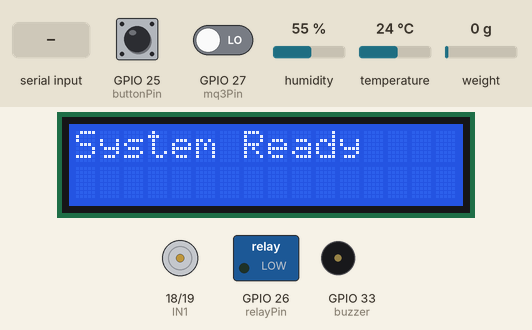
This sketch was run on a simulated ESP32. Shown: 16×2 character LCD, motor-driver pin pairs drawn as motors (green arrow = first pin HIGH = forward, orange = second pin HIGH = backward, longer = more drive), switched loads named in the sketch (green lamp = pin HIGH), buzzer (waves = sounding, pin HIGH). The test bench sets the inputs (shaded band); at power-on: GPIO 25 (buttonPin) HIGH, GPIO 27 (mq3Pin) LOW, humidity 55 %, temperature 24 °C, weight on the scale 0 g. What the sketch prints to the serial monitor is not drawn.

Above: at 4.1 s.
7.3 s: GPIO 25 (buttonPin) pulled LOW for 0.15 s
At 8.5 s:
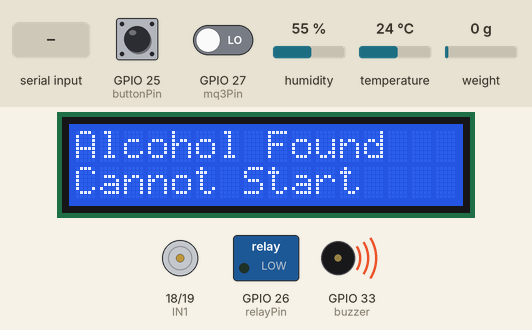
10.4 s: "DROWSY\n" received over Serial
At 13.3 s:
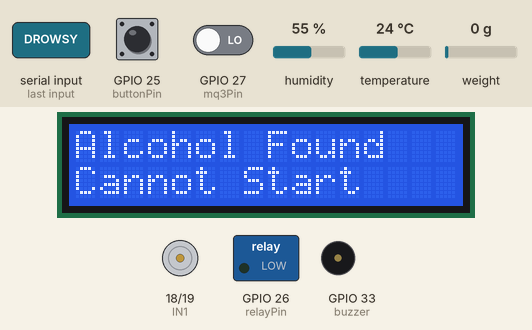
13.4 s: "SAFE\n" received over Serial
At 14.0 s:
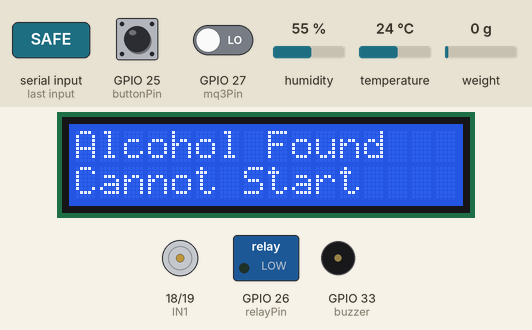
14.9 s: GPIO 25 (buttonPin) pulled LOW for 1 s
At 15.4 s:
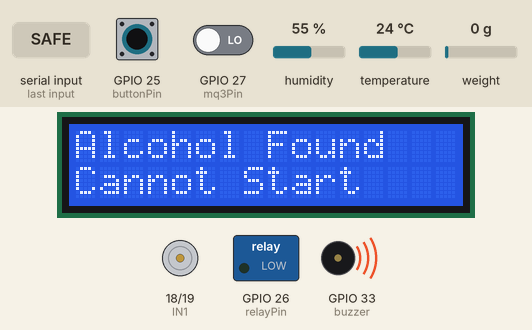
18.6 s: GPIO 25 (buttonPin) driven LOW and GPIO 27 (mq3Pin) driven HIGH
At 21.3 s:
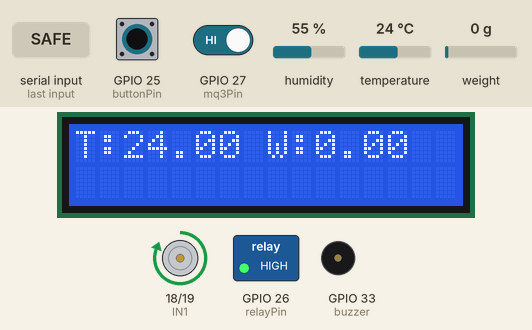
21.6 s: "DROWSY\n" received over Serial
At 23.1 s:
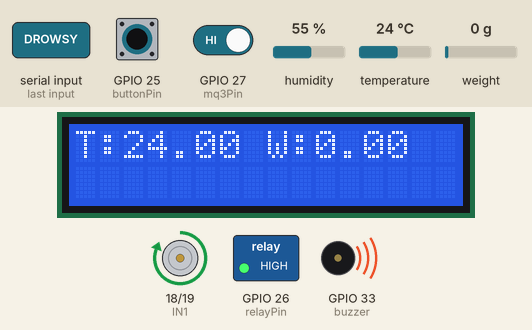
Timing chart, 0 to 25.6 s (numbered marks = the images above; inputs shaded):
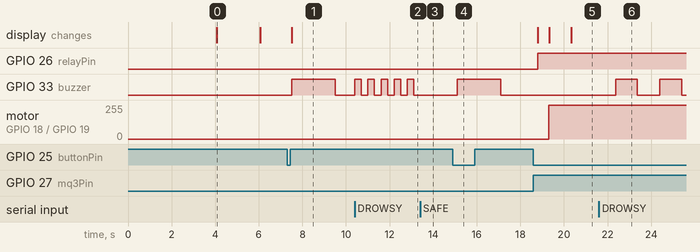

The sketch:

smart_drive_esp32.ino
```cpp
#include "HX711.h"
#include "DHT.h"
#include <LiquidCrystal.h>

// LCD (RS, E, D4, D5, D6, D7)
LiquidCrystal lcd(23, 22, 21, 32, 13, 2);

// LOAD CELL
#define DT 4
#define SCK 5
HX711 scale;
float calibration_factor = 16000;

bool buzzerState = false;
unsigned long lastBuzzerTime = 0;
bool overloadDetected = false;
// DHT
#define DHTPIN 14
#define DHTTYPE DHT11
DHT dht(DHTPIN, DHTTYPE);

// MOTOR + CONTROL
int IN1 = 18;
int IN2 = 19;
int relayPin = 26;
int buttonPin = 25;
int mq3Pin = 27;
int buzzer = 33;

bool systemON = false;
bool lastButtonState = HIGH;

unsigned long lastReadTime = 0;

// Threshold
float weightThreshold = 0.1;

// DROWSY FLAG
bool drowsyDetected = false;

void setup() {
  Serial.begin(115200);

  pinMode(IN1, OUTPUT);
  pinMode(IN2, OUTPUT);
  pinMode(relayPin, OUTPUT);
  pinMode(buttonPin, INPUT_PULLUP);
  pinMode(mq3Pin, INPUT);
  pinMode(buzzer, OUTPUT);

  digitalWrite(buzzer, LOW);

  dht.begin();

  scale.begin(DT, SCK);
  Serial.println("Calibrating...");
  delay(3000);
  scale.set_scale(calibration_factor);
  scale.tare();

  digitalWrite(relayPin, LOW);

  lcd.begin(16, 2);
  lcd.setCursor(0, 0);
  lcd.print("System Ready");
  delay(2000);
  lcd.clear();
}

void loop() {

  // LISTEN FROM PYTHON (DROWSY)
  /*
  if (Serial.available()) {
    String msg = Serial.readStringUntil('\n');
    msg.trim();

    if (msg == "DROWSY") {
      Serial.println("Drowsiness Detected!");

      drowsyDetected = true;

      // STOP MOTOR

      // digitalWrite(relayPin, LOW);
      // digitalWrite(IN1, LOW);
      // digitalWrite(IN2, LOW);

      // BUZZER ON
      // INTERVAL BUZZER
      for (int i = 0; i < 2; i++) {
        digitalWrite(buzzer, HIGH);
        delay(300);
        digitalWrite(buzzer, LOW);
        delay(300);
      }
      delay(2000);

      // LCD ALERT
      lcd.clear();
      lcd.setCursor(0, 0);
      lcd.print("DROWSY ALERT!");
      lcd.setCursor(0, 1);
      lcd.print("Driver Sleepy");
    }
  }
  */

  if (Serial.available()) {
      String msg = Serial.readStringUntil('\n');
      msg.trim();

      if (msg == "DROWSY") {
          drowsyDetected = true;
      }

      if (msg == "SAFE") {
          drowsyDetected = false;
          digitalWrite(buzzer, LOW);
      }


      // LCD ALERT
      // lcd.clear();
      // lcd.setCursor(0, 0);
      // lcd.print("DROWSY ALERT!");
      // lcd.setCursor(0, 1);
      // lcd.print("Driver Sleepy");
  }

  bool currentButton = digitalRead(buttonPin);

  // BUTTON TOGGLE
  if (lastButtonState == HIGH && currentButton == LOW) {
    delay(200);

    if (!systemON) {
      Serial.println("Checking for alcohol...");

      lcd.clear();
      lcd.setCursor(0, 0);
      lcd.print("Checking...");

      int alcohol = digitalRead(mq3Pin);

      if (alcohol == HIGH) {
        Serial.println("START");   // already correct
        systemON = true;

        drowsyDetected = false; // reset

        digitalWrite(buzzer, LOW);

        digitalWrite(relayPin, HIGH);
        delay(500);
        digitalWrite(IN1, HIGH);
        digitalWrite(IN2, LOW);

        lcd.clear();
        lcd.setCursor(0, 0);
        lcd.print("System Started");

      } else {
        Serial.println("System Cannot Start");

        lcd.clear();
        lcd.setCursor(0, 0);
        lcd.print("Alcohol Found");
        lcd.setCursor(0, 1);
        lcd.print("Cannot Start");

        digitalWrite(buzzer, HIGH);
        delay(2000);
        digitalWrite(buzzer, LOW);
      }

    } else {
      Serial.println("STOP");   // already correct

      systemON = false;
      drowsyDetected = false;   // reset

      digitalWrite(relayPin, LOW);
      digitalWrite(IN1, LOW);
      digitalWrite(IN2, LOW);
      digitalWrite(buzzer, LOW);

      lcd.clear();
      lcd.setCursor(0, 0);
      lcd.print("System Stopped");
    }
  }

  lastButtonState = currentButton;

  // IF DROWSY STOP NORMAL DISPLAY
  /*
  if (drowsyDetected) {
    return;
  }
  if (drowsyDetected) {

      if (millis() - lastBuzzerTime > 300) {
          lastBuzzerTime = millis();
          buzzerState = !buzzerState;
          digitalWrite(buzzer, buzzerState);
      }

  } else {
      digitalWrite(buzzer, LOW);
  }
  */

  if (drowsyDetected || overloadDetected) {

      // Faster beep for drowsy, slower for overload
      int interval = drowsyDetected ? 300 : 600;

      if (millis() - lastBuzzerTime > interval) {
          lastBuzzerTime = millis();
          buzzerState = !buzzerState;
          digitalWrite(buzzer, buzzerState);
      }

  } else {
      digitalWrite(buzzer, LOW);
  }

  // SENSOR DATA
  if (systemON && millis() - lastReadTime > 1000) {
    lastReadTime = millis();

    float temp = dht.readTemperature();

    float weight = scale.get_units(10);
    if (weight < 0.05 && weight > -0.05) {
      weight = 0;
    }
    weight = weight * 0.039;

    Serial.println("----- DATA -----");
    Serial.print("Temperature: ");
    Serial.println(temp);
    Serial.print("Weight: ");
    Serial.println(weight);

    lcd.clear();

    lcd.setCursor(0, 0);
    lcd.print("T:");
    lcd.print(temp);
    lcd.print(" W:");
    lcd.print(weight);

    lcd.setCursor(0, 1);

    /*
    if (weight > weightThreshold) {
      Serial.println("OVERLOAD!");
      // lcd.print("OVERLOAD!");
      digitalWrite(buzzer, HIGH);
    } else {
      // lcd.print("Running...");
      digitalWrite(buzzer, LOW);
    }
    */
    if (weight > weightThreshold) {

        overloadDetected = true;
    } else {
        overloadDetected = false;
    }

    Serial.println("----------------");
  }
}
```

Measured:
- after the input at 7.3 s, GPIO 33 (buzzer): LOW → HIGH after 0.21 s, → LOW 2.0 s later; the display: changes after 0.21 s (image 1)
- after the input at 10.4 s, GPIO 33 (buzzer): alternates HIGH for 0.30 s and LOW for 0.30 s, starting at once
- after the input at 13.4 s, GPIO 33 (buzzer): stops changing and stays LOW
- after the input at 14.9 s, GPIO 33 (buzzer): LOW → HIGH after 0.21 s, → LOW 2.0 s later
- after the input at 18.6 s, GPIO 26 (relayPin): LOW → HIGH after 0.20 s; motor on GPIO 18 (IN1) / GPIO 19 (IN2): stopped → forward 255/255 after 0.70 s; the display: first changes after 0.20 s (image 5 shows a later state)
- after the input at 21.6 s, GPIO 33 (buzzer): alternates HIGH for 1.0 s and LOW for 1.0 s, starting after 0.77 s
- what the display in image 0 shows lasts 2.0 s, from 4.1 s to 6.1 s
